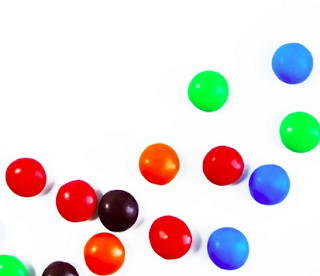
#> input picture ObjectDetection-and-ObjectTrackingUsingHSVColorSpace/smarties.png, 320 x 276 px
$ jupyter execute 'Object Detection and Object Tracking Using HSV Color Space.ipynb'
#> lines starting #> are read from the running program, lines starting #| are printed output that depends on the picture; after the words box and inside, x2 and y2 are one past the last pixel; in counts of white or black regions, pixels touching at a corner belong together
[cell 1]
import cv2
import numpy as np

while(True):
    frame = cv2.imread('smarties.png')
#> frame is the input picture: shape (276, 320, 3); mean B, G, R 219.2, 220.4, 228.9
    hsv = cv2.cvtColor(frame, cv2.COLOR_BGR2HSV)
#> hsv: shape (276, 320, 3); mean H, S, V 27.5, 46, 246.9

    # l_b(lower_blue), u_b(upper blue)
    l_b = np.array([110,50,50]) # from google
    u_b = np.array([130,255,255]) # from google

    mask = cv2.inRange(hsv, l_b, u_b)
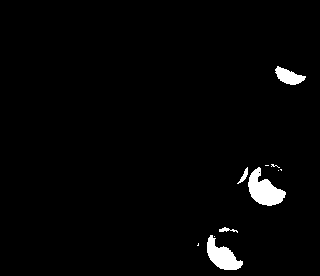
#> mask: shape (276, 320); 2.2% white; 11 white regions (6 under 20 px), largest, box (x1, y1, x2, y2) and area: (248, 167, 286, 206) 802, (207, 235, 243, 270) 648, (275, 66, 306, 85) 327, (237, 167, 248, 184) 63, (219, 227, 238, 233) 50
    result = cv2.bitwise_and(frame, frame, mask=mask)
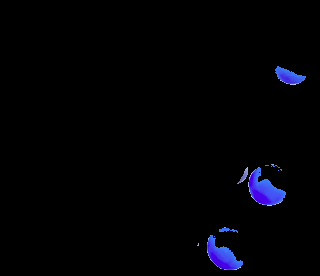
#> result: shape (276, 320, 3); mean B, G, R 5.1, 1.7, 1.6

    cv2.imshow('detecting the blue ball', frame)
    cv2.imshow('mask', mask)
    cv2.imshow('result', result)

    k = cv2.waitKey(0)
#> (key Esc is pressed here)
    if k == 27:
        break

cv2.destroyAllWindows()

[cell 2]
import cv2
import numpy as np

def nothing(x):
    print(x)

# LH(lower Hue), UH(upper Hue), LS(lower Saturation), US(upper Saturation), LV(lower Value), UV(upper Value)
cv2.namedWindow('Tracking')
cv2.createTrackbar('LH', 'Tracking', 0, 255, nothing)
#> slider 'LH' is set to 51
cv2.createTrackbar('LS', 'Tracking', 0, 255, nothing)
#> slider 'LS' is set to 51
cv2.createTrackbar('LV', 'Tracking', 0, 255, nothing)
#> slider 'LV' is set to 51
cv2.createTrackbar('UH', 'Tracking', 0, 255, nothing)
#> slider 'UH' is set to 255
cv2.createTrackbar('US', 'Tracking', 0, 255, nothing)
#> slider 'US' is set to 255
cv2.createTrackbar('UV', 'Tracking', 0, 255, nothing)
#> slider 'UV' is set to 255

while(1):
    frame = cv2.imread('smarties.png')
    hsv = cv2.cvtColor(frame, cv2.COLOR_BGR2HSV)

    l_h = cv2.getTrackbarPos('LH', 'Tracking')
    l_s = cv2.getTrackbarPos('LS', 'Tracking')
    l_v = cv2.getTrackbarPos('LV', 'Tracking')
    u_h = cv2.getTrackbarPos('UH', 'Tracking')
    u_s = cv2.getTrackbarPos('US', 'Tracking')
    u_v = cv2.getTrackbarPos('UV', 'Tracking')

    l_b = np.array([l_h, l_s, l_v])
    u_b = np.array([u_h, u_s, u_v])

    mask = cv2.inRange(hsv, l_b, u_b) # to binary (black & white)
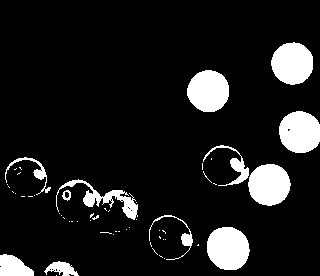
#> mask: shape (276, 320); 11.1% white; 56 white regions (44 under 20 px), largest, box (x1, y1, x2, y2) and area: (207, 227, 250, 270) 1475, (271, 42, 313, 85) 1397, (248, 164, 291, 206) 1397
    result = cv2.bitwise_and(frame, frame, mask=mask)
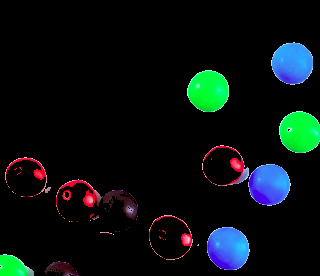
#> result: shape (276, 320, 3); mean B, G, R 16.6, 16.4, 8

    cv2.imshow('frame', frame)
    cv2.imshow('mask', mask)
    cv2.imshow('result', result)

    k = cv2.waitKey(1)
#> (key Esc is pressed here)
    if k == 27:
        break

cv2.destroyAllWindows()

[cell 3]
import cv2
import numpy as np

def nothing(x):
    print(x)

cap = cv2.VideoCapture(0)
# LH(lower Hue), UH(upper Hue), LS(lower Saturation), US(upper Saturation), LV(lower Value), UV(upper Value)
cv2.namedWindow('Tracking')
cv2.createTrackbar('LH', 'Tracking', 0, 255, nothing)
#> slider 'LH' is set to 51
cv2.createTrackbar('LS', 'Tracking', 0, 255, nothing)
#> slider 'LS' is set to 51
cv2.createTrackbar('LV', 'Tracking', 0, 255, nothing)
#> slider 'LV' is set to 51
cv2.createTrackbar('UH', 'Tracking', 0, 255, nothing)
#> slider 'UH' is set to 255
cv2.createTrackbar('US', 'Tracking', 0, 255, nothing)
#> slider 'US' is set to 255
cv2.createTrackbar('UV', 'Tracking', 0, 255, nothing)
#> slider 'UV' is set to 255

while(1):
    _, frame = cap.read()
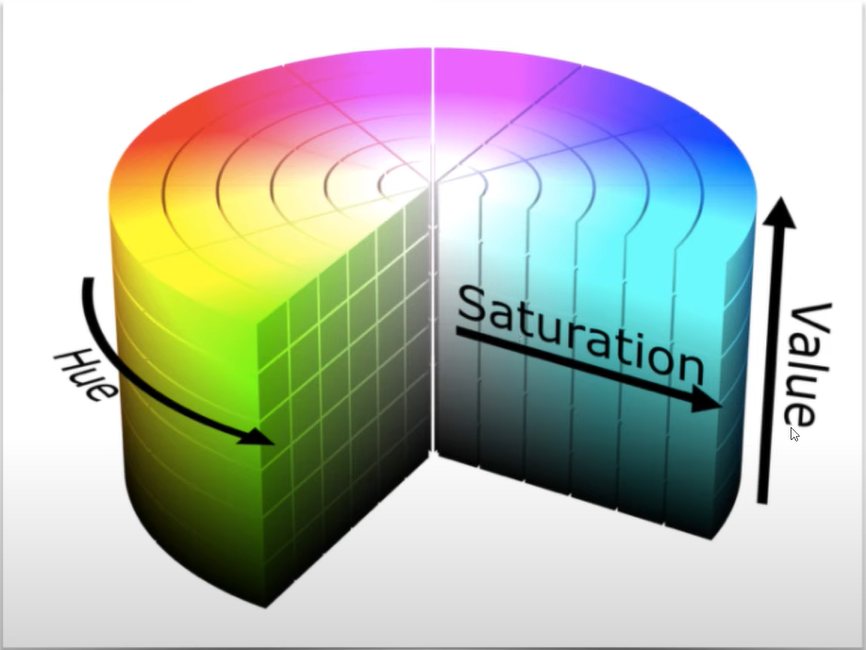
#> input picture ObjectDetection-and-ObjectTrackingUsingHSVColorSpace/HSV.png, 866 x 650 px, given in place of the camera
#> frame is the input picture: shape (650, 866, 3); mean B, G, R 181.1, 190.8, 183.6
    hsv = cv2.cvtColor(frame, cv2.COLOR_BGR2HSV)
#> hsv: shape (650, 866, 3); mean H, S, V 38.2, 69.3, 205.3

    l_h = cv2.getTrackbarPos('LH', 'Tracking')
    l_s = cv2.getTrackbarPos('LS', 'Tracking')
    l_v = cv2.getTrackbarPos('LV', 'Tracking')
    u_h = cv2.getTrackbarPos('UH', 'Tracking')
    u_s = cv2.getTrackbarPos('US', 'Tracking')
    u_v = cv2.getTrackbarPos('UV', 'Tracking')

    l_b = np.array([l_h, l_s, l_v])
    u_b = np.array([u_h, u_s, u_v])

    mask = cv2.inRange(hsv, l_b, u_b) # to binary (black & white)
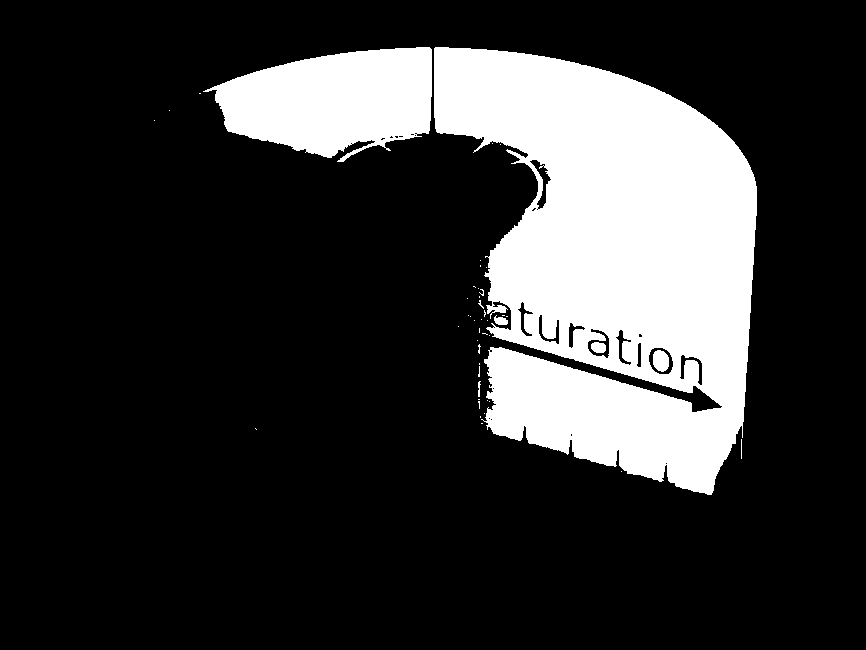
#> mask: shape (650, 866); 20.3% white; 46 white regions (39 under 20 px), largest, box (x1, y1, x2, y2) and area: (434, 47, 757, 495) 95574, (203, 47, 432, 162) 17895, (653, 350, 669, 372) 284
    result = cv2.bitwise_and(frame, frame, mask=mask)
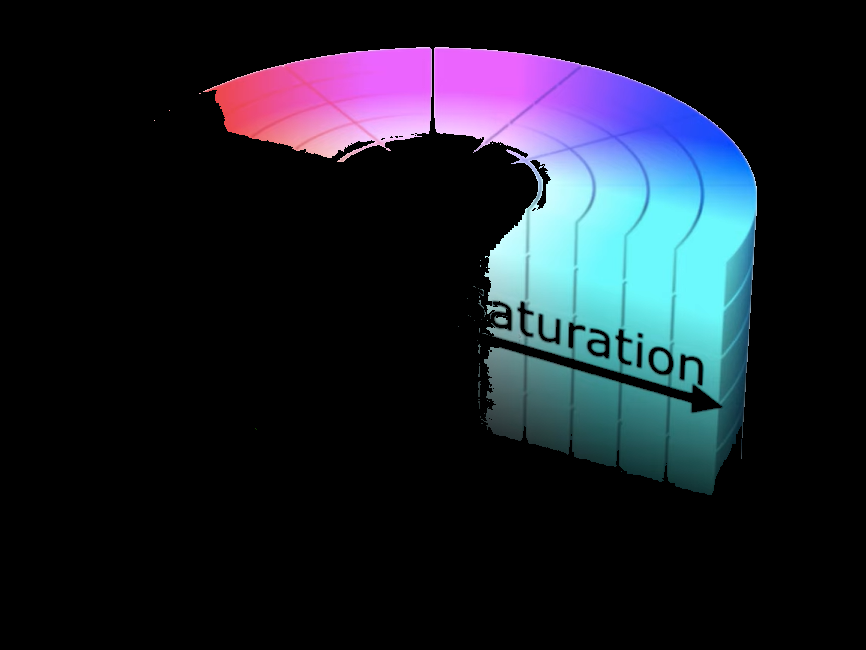
#> result: shape (650, 866, 3); mean B, G, R 40.9, 30.9, 26

    cv2.imshow('frame', frame)
    cv2.imshow('mask', mask)
    cv2.imshow('result', result)

    k = cv2.waitKey(1)
#> (key Esc is pressed here)
    if k == 27:
        break


cap.release()
cv2.destroyAllWindows()
